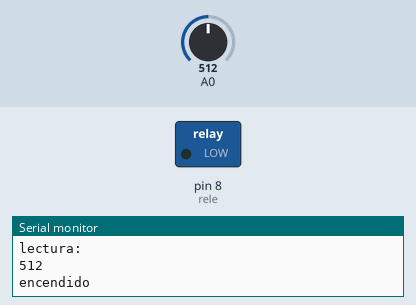
Simulated run of this sketch. Board: Arduino Uno, built with avr-gcc and run on an emulated ATmega328P. Parts: switched loads named in the sketch (green lamp = pin HIGH), the last lines printed to the serial monitor. The inputs (shaded band) are chosen by the test bench; at power-on: A0 = 512.

Above: at 2.8 s.
2.9 s: A0 set to 993
5.6 s: A0 set to 1012
At 6.5 s:
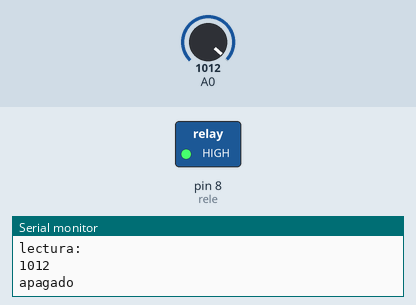
8.3 s: A0 set to 990
At 10.8 s:
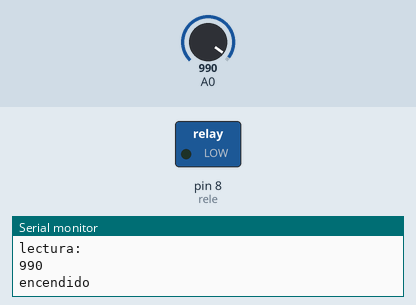
11.5 s: A0 set to 1010
At 12.3 s:
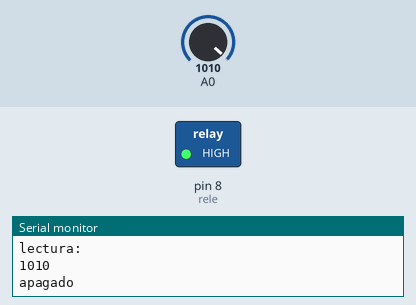
Timing chart, 0 to 14.5 s (numbered marks = the images above; inputs shaded):
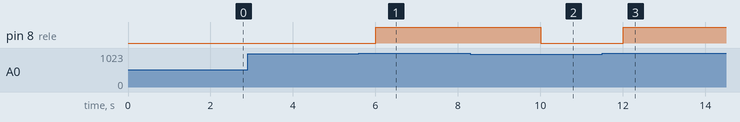

Measured:
- the behaviour switches between 1000 and 1001 on A0 (found by bisection; images 0 and 1)
- after the input at 5.6 s, pin 8 (rele): LOW → HIGH after 0.40 s
- after the input at 8.3 s, pin 8 (rele): HIGH → LOW after 1.7 s
- after the input at 11.5 s, pin 8 (rele): LOW → HIGH after 0.50 s

The sketch:

sensordehumedad.ino
```cpp
int rele=8;
//int humedad=9;
void setup() {
  pinMode(rele,OUTPUT);

  Serial.begin(9600);
  Serial.print("valor del sensor de humedad:");
}

void loop() {
  int humedad = analogRead(A0);
  Serial.println("lectura:");
  Serial.println(humedad);
  if(humedad>1000){
 digitalWrite(rele, HIGH);
 Serial.println("apagado");
 delay(2000);
    }else if(humedad<1000){
 digitalWrite(rele, LOW);
 Serial.println("encendido");
 delay(2000);
      }

}
```
